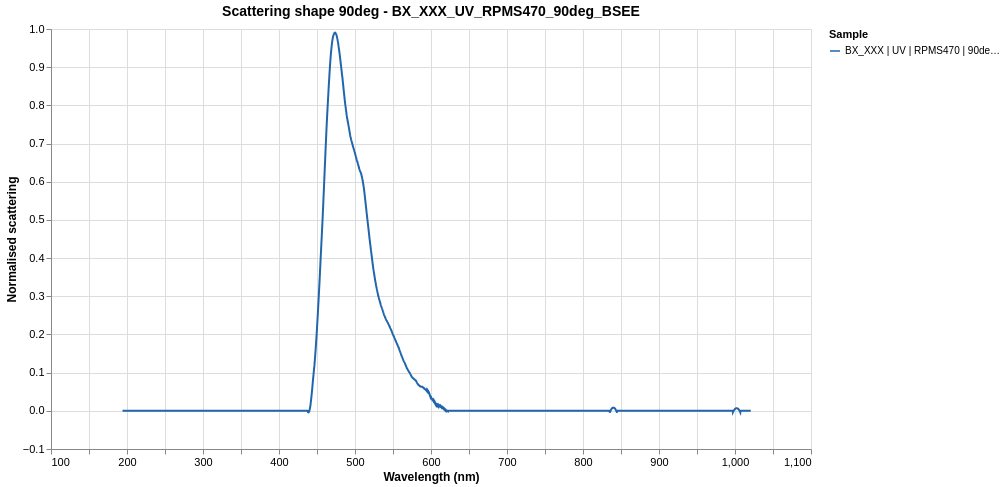

The Vega-Lite source for this figure:
### Vega-Lite specification from a JSON file in a GitHub repository (floating-point values rounded to 4 significant figures; data arrays with more than 128 entries replaced by an {"elided": "..."} marker saying what was removed)
{"$schema": "https://vega.github.io/schema/vega-lite/v5.json", "title": {"text": "Scattering shape 90deg - BX_XXX_UV_RPMS470_90deg_BSEE", "fontSize": 14, "fontWeight": "bold"}, "width": 760, "height": 420, "config": {"axis": {"labelFontSize": 11, "titleFontSize": 12}, "legend": {"labelFontSize": 10, "titleFontSize": 11}}, "encoding": {"x": {"field": "wl", "type": "quantitative", "title": "Wavelength (nm)", "scale": {"zero": false}}}, "layer": [{"name": "series-lines", "data": {"values": {"elided": "3648 records"}}, "mark": {"type": "line", "strokeWidth": 2}, "encoding": {"y": {"field": "S", "type": "quantitative", "title": "Normalised scattering", "scale": {"zero": false}}, "color": {"field": "series", "type": "nominal", "title": "Sample", "scale": {"range": ["#2166ac", "#d6604d", "#4dac26", "#b2abd2", "#f4a582", "#92c5de", "#e08214", "#543005"]}}, "tooltip": [{"field": "wl", "type": "quantitative", "title": "λ (nm)", "format": ".1f"}, {"field": "S", "type": "quantitative", "title": "Normalised scattering", "format": ".5f"}, {"field": "series", "type": "nominal", "title": "Sample"}]}, "transform": [{"filter": "datum.S != null"}]}]}
